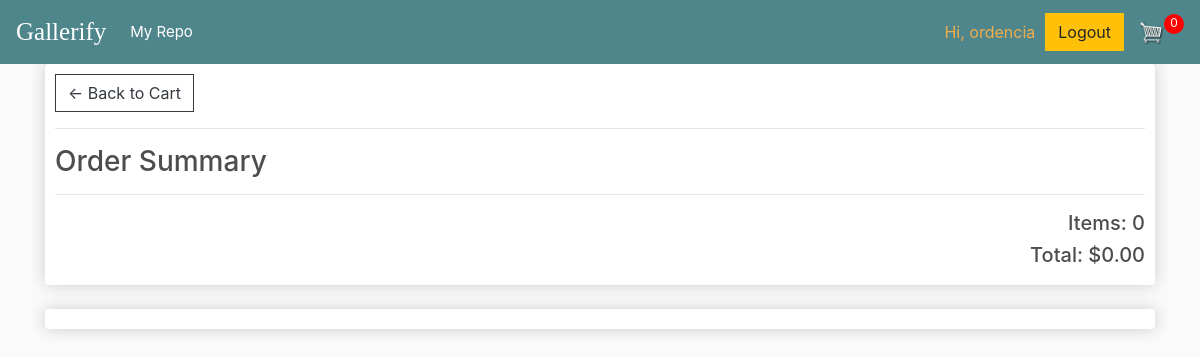
Before: /checkout/ (signed in) with the older database file.
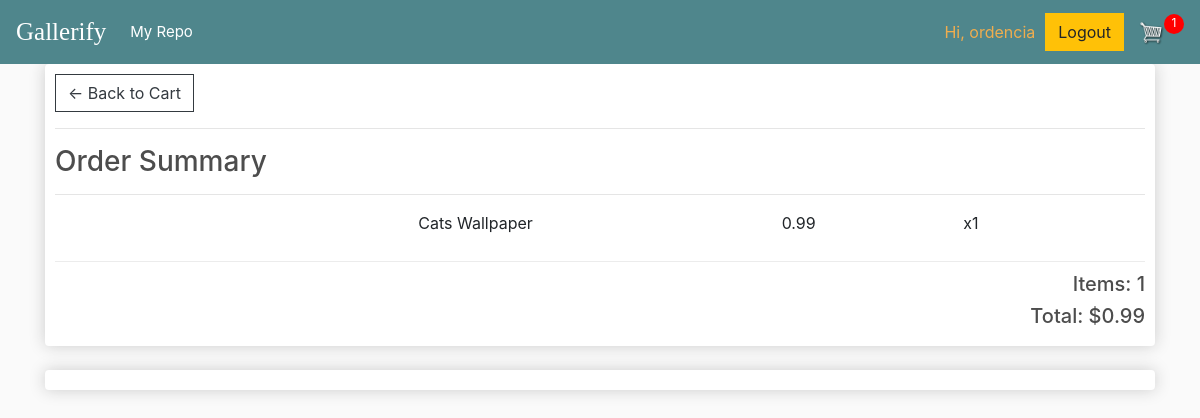
After: the same page with the newer database file.
### gallery/models.py (models this page shows, shortened)
class Order(models.Model):
	customer = models.ForeignKey(Customer, on_delete=models.SET_NULL, blank=True, null=True)
	date_ordered = models.DateTimeField(auto_now_add=True)
	complete = models.BooleanField(default=False, null=True, blank=False)
	transaction_id = models.CharField(max_length=200, null=True)
	@property
	def get_cart_total(self):
		orderitems = self.orderitem_set.all()
		total = sum([item.get_total for item in orderitems])
		return total
	@property
	def get_cart_items(self):
		orderitems = self.orderitem_set.all()
		total = sum([1 for item in orderitems])
		return total
	@property
	def get_added_items(self):
		addeditems = list(self.orderitem_set.values('product_id'))
		print('added items:', addeditems)
		return addeditems

class OrderItem(models.Model):
	product = models.ForeignKey(Product, on_delete=models.SET_NULL, blank=True, null=True)
	order = models.ForeignKey(Order, on_delete=models.SET_NULL, blank=True, null=True)
	date_added = models.DateTimeField(auto_now_add=True)
	@property
	def get_total(self):
		total = self.product.price
		return total

class Product(models.Model):
	name = models.CharField(max_length=200, null=True)
	price = models.DecimalField(max_digits=7, decimal_places=2)
	sampleImage = models.ImageField(null=True, blank=True, upload_to='sample_images')
	image = models.ImageField(null=True, blank=True, upload_to='product_images')
	@property
	def sampleImageURL(self):
		try:
			url = self.sampleImage.url
		except:
			url = ''
		return url

### gallery/views.py (the view)
# urls.py: path('checkout/', views.checkout, name="checkout"),
@login_required
def checkout(request):
	context = cartData(request)
	return render(request, 'gallery/checkout.html', context)

### gallery/utils.py (called while the page is built, shortened)
def cookieCart(request):
	try:
		cart = json.loads(request.COOKIES['cart'])
	except:
		cart = {}
	items = []
	order = {'get_cart_total':0, 'get_cart_items': 0}
	cartItems = order['get_cart_items']
	return {'items': items, 'order': order, 'cartItems': cartItems}

### gallery/templates/gallery/checkout.html (shortened to what this page needs)
{% extends 'gallery/main.html' %}
{% load static %}
{% block content %}
		<div>
			<div class="box-element">
				<a class="btn btn-outline-dark" href="{% url 'cart' %}">&#x2190; Back to Cart</a>
				<hr>
				<h3>Order Summary</h3>
				<hr>
				{% for item in items %}
				<div class="cart-row">
					<div style="flex:2"><img class="row-image" src="{{item.product.sampleImageURL}}"></div>
					<div style="flex:2"><p>{{item.product.name}}</p></div>
					<div style="flex:1"><p>{{item.product.price|floatformat:2}}</p></div>
					<div style="flex:1"><p>x1</p></div>
				</div>
				{% endfor %}
				<div style="text-align: right">
					<h5>Items:   {{order.get_cart_items}}</h5>
					<h5>Total:   ${{order.get_cart_total|floatformat:2}}</h5>
				</div>
			</div>
		</div>
		<div>
			<br>
			<div class="box-element hidden" id="payment-info" >
			</div>
		</div>
{% endblock content %}

### gallery/templates/gallery/main.html (shortened to what this page needs)
<!DOCTYPE html>
{% load static %}
<html>
<head>
	<link rel="stylesheet" href="https://stackpath.bootstrapcdn.com/bootstrap/4.4.1/css/bootstrap.min.css">
	<link rel="stylesheet" type="text/css" href="{% static 'css/main.css' %}">
</head>
<body>
	<nav class="navbar navbar-expand-lg navbar-dark bg-dark">
	  <a class="navbar-brand" href="{% url 'store' %}">Gallerify</a>
	  <div class="collapse navbar-collapse" id="navbarSupportedContent">
	    <ul class="navbar-nav mr-auto">
	      <li class="nav-item active">
	        <a class="nav-link" href="{% url 'user_repo' %}">My Repo <span class="sr-only">(current)</span></a>
	      </li>
	    </ul>
	    <div class="form-inline my-2 my-lg-0">
	    	{% if user.is_authenticated %}
				<span class="navbar-text" style="color: #f0ad4e">Hi, {{user}}</span>
				<a href="{% url 'logout' %}"class="btn btn-warning">Logout</a>
        	{% else %}
	          	<a href="{% url 'login' %}"class="btn btn-warning">Login</a>
        	{% endif %}
	     	<a href="{% url 'cart' %}">
	    		<img  id="cart-icon" src="{% static 'images/cartIcon.png' %}">
	    	</a>
	    	{% if cartItems or cartItems == 0 %}
	    		<p id="cart-total">{{cartItems}}</p>
	    	{% endif %}
	    </div>
	  </div>
	</nav>
	<div class="container">
		{% block content %}
		{% endblock content%}
	</div>
</body>
</html>

Changed rows visible on the page:
removed Order: get_cart_items "0", get_cart_total "0.00"
added OrderItem: product.name "Cats Wallpaper", product.price "0.99"
added Order: get_cart_items "1", get_cart_total "0.99"
Other visible differences:
{{ cartItems }}: "0" → "1"
